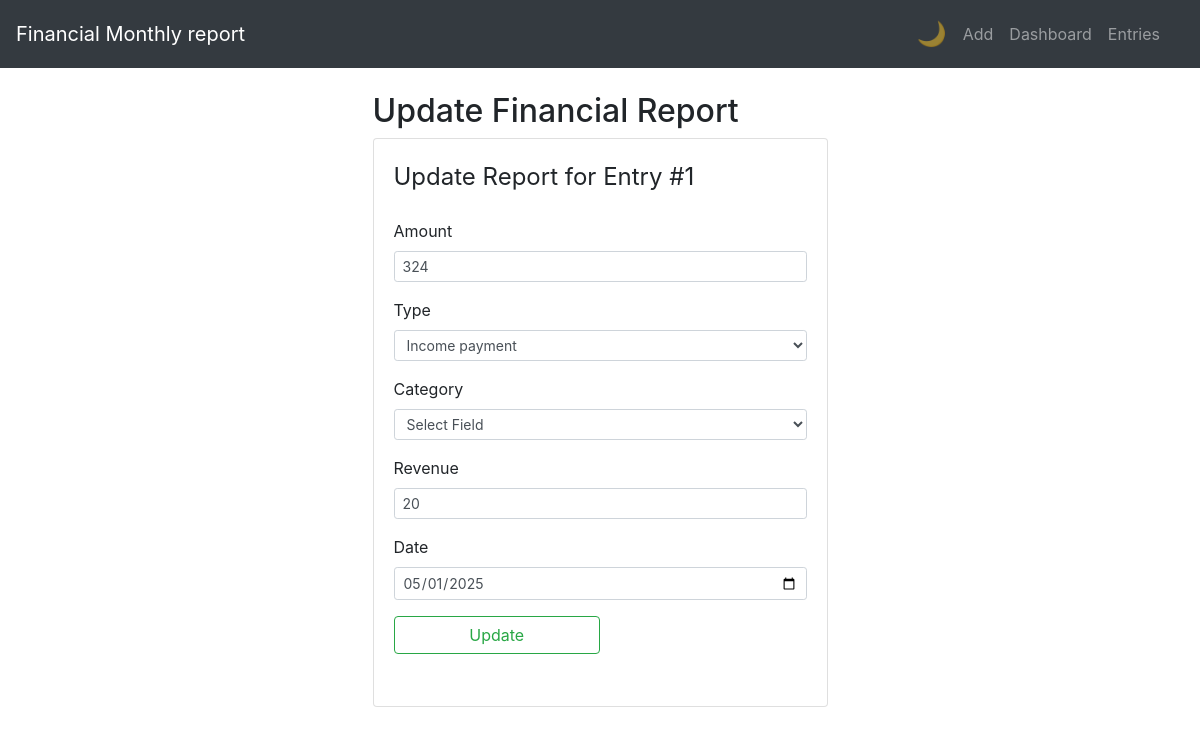
Screenshot of /update/1 with the database file from the repository.
### application/models.py (models this page shows, shortened)
class FinancialReport(db.Model):
    __tablename__ = 'financial_report'
    id = db.Column(db.Integer, primary_key=True)
    type = db.Column(db.String(50), nullable=False)
    category = db.Column(db.String(50), nullable=False)
    date = db.Column(db.Date, nullable=False, default=datetime.utcnow)
    revenue = db.Column(db.Integer, nullable=False)
    amount = db.Column(db.Integer, nullable=False)

### application/routes.py (the view, shortened to what this page needs)
@app.route('/update/<int:entry_id>', methods=['GET', 'POST'])
def update_entry(entry_id):
    entry = FinancialReport.query.get_or_404(entry_id)
    form = FinancialReportForm(obj=entry)
    form.category.choices = [('', 'Select Field')]  # Dummy placeholder
    return render_template('update.html', title='Update Entry', form=form, entry=entry)

### application/form.py (shortened to what this page needs)
class FinancialReportForm(FlaskForm):
    type = SelectField(
        'Type',
        choices=[
            ('', '-- Select Type --'),
            ('Income payment', 'Income payment'),
            ('Expense', 'Expense')
        ],
        validators=[DataRequired(message="Please select a type.")]
    )
    category = SelectField(
        'Category',
        coerce=str,
        validate_choice=False,
        validators=[DataRequired(message="Please select a category.")]
    )
    date = DateField(
        'Date',
        format='%Y-%m-%d',
        validators=[DataRequired(message="Please provide a valid date in YYYY-MM-DD format.")]
    )
    amount = SafeFloatField(
        'Amount',
        validators=[
            InputRequired(message="Amount is required."),
            NumberRange(min=0.01, message="Amount must be greater than zero.")
        ]
    )
    revenue = FloatField(
        'Revenue',
        validators=[
            Optional(),  # Still optional unless 'Income payment' selected
        ]
    )
    submit = SubmitField('Add entry')

### application/templates/update.html (shortened to what this page needs)
{% extends 'layout.html' %}
{% block content %}
<div class="col-xs-10 col-sm-6 col-md-6 ml-auto mr-auto">
    <h2>Update Financial Report</h2>
    <div class="card card-style mb-2">
        <div class="card-body">
            <form action="" method="POST">
                <fieldset class="form-group">
                    <legend class="mb-4">Update Report for Entry #{{ entry.id }}</legend>
                    <div class="form-group">
                        {{ form.amount.label(class="form-control-label") }}
                        {{ form.amount(class="form-control form-control-sm") }}
                    </div>
                    <div class="form-group">
                        {{ form.type.label(class="form-control-label") }}
                        {{ form.type(class="form-control form-control-sm", id="type_select") }}
                    </div>
                    <div class="form-group">
                        {{ form.category.label(class="form-control-label") }}
                        {{ form.category(class="form-control form-control-sm", id="category_select") }}
                    </div>
                    <div class="form-group">
                        {{ form.revenue.label(class="form-control-label") }}
                        {{ form.revenue(class="form-control form-control-sm", id="revenue_input") }}
                    </div>
                    <div class="form-group">
                        {{ form.date.label(class="form-control-label") }}
                        {{ form.date(class="form-control form-control-sm") }}
                    </div>
                    <div class="form-group">
                        {{ form.submit(class="btn btn-outline-success w-50", value="Update") }}
                    </div>
                </fieldset>
            </form>
        </div>
    </div>
</div>
{% endblock %}

### rows the page displays
FinancialReport: id "1", amount "324", type "Income payment", category "Select Field", revenue "20", date "05/01/2025"
